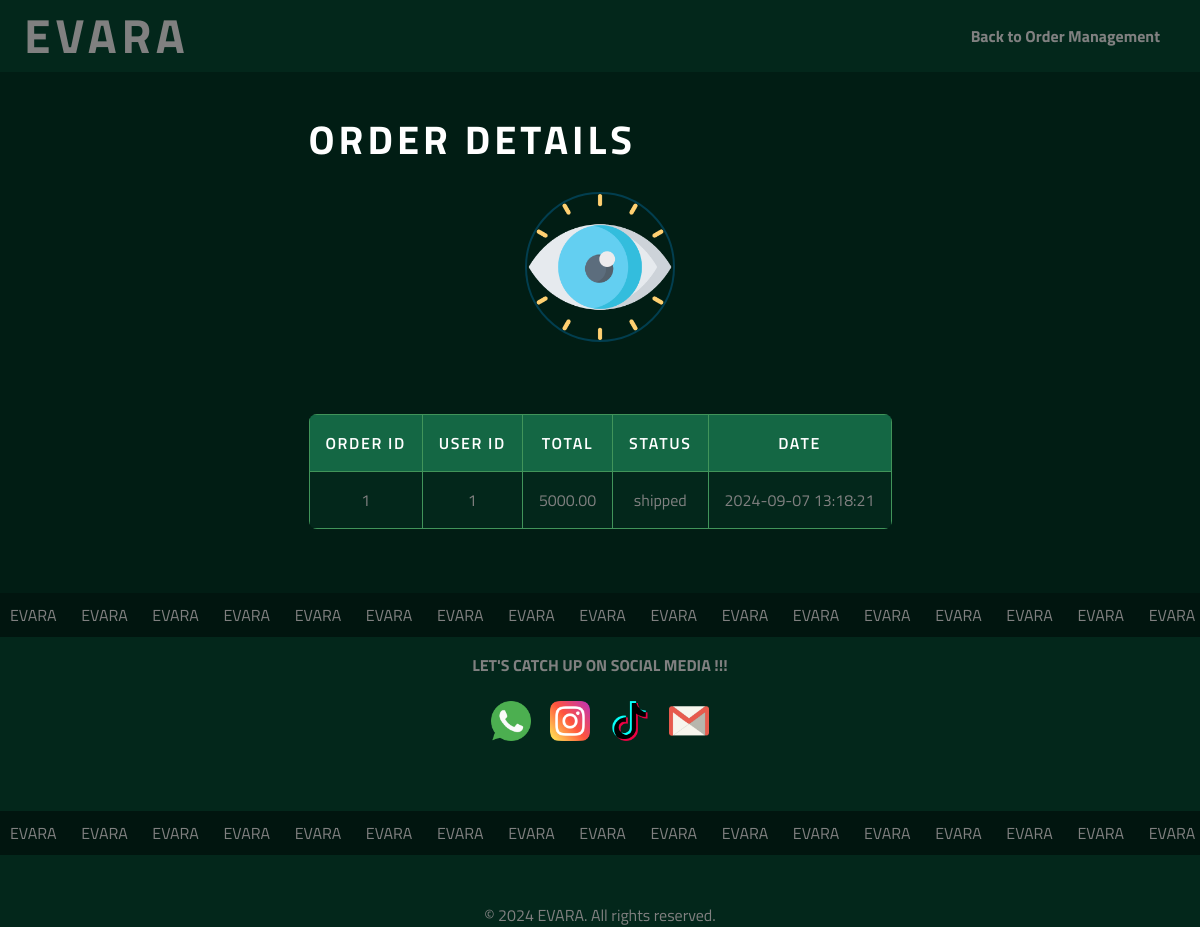
Screenshot of /view_order.php?id=1 with the database file from the repository.
### tables this page shows
CREATE TABLE `orders` (
  `order_id` int(11) NOT NULL,
  `user_id` int(11) NOT NULL,
  `total` decimal(10,2) NOT NULL,
  `status` enum('pending','completed','shipped','canceled') DEFAULT 'pending',
  `order_date` timestamp NOT NULL DEFAULT current_timestamp()
);

### view_order.php (the view, shortened to what this page needs)
<?php
$servername = "localhost";
$username = "root";
$password = "";
$database = "evara_db";
$conn = new mysqli($servername, $username, $password, $database);
if (isset($_GET['id'])) {
    $order_id = $_GET['id'];
    $query = "SELECT * FROM orders WHERE order_id = $order_id";
    $result = mysqli_query($conn, $query);
    $order = mysqli_fetch_assoc($result);
}
?>
<!DOCTYPE html>
<html lang="en">
<head>
    <link rel="stylesheet" href="CSS/admin.css">
    <link rel="stylesheet" href="CSS/style.css">
    <link rel="stylesheet" href="CSS/managePro.css">
</head>
<body>
    <header>
        <div class="logo"><b>EVARA</b></div>
        <nav>
            <ul>
                <li><a href="admin_order_management.php"><b>Back to Order Management</b></a></li>
            </ul>
        </nav>
    </header>
    <main>
    <section id="userManagment">
        <br><br><br><br>
    <h1>Order Details</h1><br>
        <div class="admin-image">
                    <img src="pics/visibility.png" alt="admin Image">
                </div>
                <br>
                <div class="table-container">
        <?php if ($order) { ?>
            <table class="admin-table">
            <thead>
                <tr>
                    <th>Order ID </th>
                    <th>User ID</th>
                    <th>Total</th>
                    <th>Status</th>
                    <th>Date</th>
                </tr>
            </thead>
            <tbody>
                <tr>
                    <td><?php echo $order['order_id']; ?></td>
                    <td><?php echo $order['user_id']; ?></td>
                    <td><?php echo $order['total']; ?></td>
                    <td> <?php echo $order['status']; ?></td>
                    <td><?php echo $order['order_date']; ?></td>
                </tr>
                <?php } else { ?>
                    <p>No order details found.</p>
                    <?php } ?>
            </tbody>
            </table>
        </div>
    </main>
<section class="marqueeBox ">
    <div class="marquee">
        EVARA   &nbsp;    &nbsp;  &nbsp; EVARA  &nbsp;   &nbsp; &nbsp; EVARA     &nbsp;  &nbsp;    &nbsp; EVARA  &nbsp; &nbsp;   &nbsp; EVARA     &nbsp;    &nbsp;  &nbsp; EVARA  &nbsp;   &nbsp; &nbsp;
        EVARA   &nbsp;    &nbsp;  &nbsp; EVARA  &nbsp;   &nbsp; &nbsp; EVARA     &nbsp;  &nbsp;    &nbsp; EVARA  &nbsp; &nbsp;   &nbsp; EVARA     &nbsp;    &nbsp;  &nbsp; EVARA  &nbsp;   &nbsp; &nbsp;
        EVARA   &nbsp;    &nbsp;  &nbsp; EVARA  &nbsp;   &nbsp; &nbsp; EVARA     &nbsp;  &nbsp;    &nbsp; EVARA  &nbsp; &nbsp;   &nbsp; EVARA     &nbsp;    &nbsp;  &nbsp; EVARA  &nbsp;   &nbsp; &nbsp;
        EVARA   &nbsp;    &nbsp;  &nbsp; EVARA  &nbsp;   &nbsp; &nbsp; EVARA     &nbsp;  &nbsp;    &nbsp; EVARA  &nbsp; &nbsp;   &nbsp; EVARA     &nbsp;    &nbsp;  &nbsp; EVARA  &nbsp;   &nbsp; &nbsp;
        EVARA   &nbsp;    &nbsp;  &nbsp; EVARA  &nbsp;   &nbsp; &nbsp; EVARA     &nbsp;  &nbsp;    &nbsp; EVARA  &nbsp; &nbsp;   &nbsp; EVARA     &nbsp;    &nbsp;  &nbsp; EVARA  &nbsp;   &nbsp; &nbsp;
        EVARA   &nbsp;    &nbsp;  &nbsp; EVARA  &nbsp;   &nbsp; &nbsp; EVARA     &nbsp;  &nbsp;    &nbsp; EVARA  &nbsp; &nbsp;   &nbsp; EVARA     &nbsp;    &nbsp;  &nbsp; EVARA  &nbsp;   &nbsp; &nbsp;
        EVARA   &nbsp;    &nbsp;  &nbsp; EVARA  &nbsp;   &nbsp; &nbsp; EVARA     &nbsp;  &nbsp;    &nbsp; EVARA  &nbsp; &nbsp;   &nbsp; EVARA     &nbsp;    &nbsp;  &nbsp; EVARA  &nbsp;   &nbsp; &nbsp;
        EVARA   &nbsp;    &nbsp;  &nbsp; EVARA  &nbsp;   &nbsp; &nbsp; EVARA     &nbsp;  &nbsp;    &nbsp; EVARA  &nbsp; &nbsp;   &nbsp; EVARA     &nbsp;    &nbsp;  &nbsp; EVARA  &nbsp;   &nbsp; &nbsp;
        EVARA   &nbsp;    &nbsp;  &nbsp; EVARA  &nbsp;   &nbsp; &nbsp; EVARA     &nbsp;  &nbsp;    &nbsp; EVARA  &nbsp; &nbsp;   &nbsp; EVARA     &nbsp;    &nbsp;  &nbsp; EVARA  &nbsp;   &nbsp; &nbsp;
        EVARA   &nbsp;    &nbsp;  &nbsp; EVARA  &nbsp;   &nbsp; &nbsp; EVARA     &nbsp;  &nbsp;    &nbsp; EVARA  &nbsp; &nbsp;   &nbsp; EVARA     &nbsp;    &nbsp;  &nbsp; EVARA  &nbsp;   &nbsp; &nbsp;
        EVARA   &nbsp;    &nbsp;  &nbsp; EVARA  &nbsp;   &nbsp; &nbsp; EVARA     &nbsp;  &nbsp;    &nbsp; EVARA  &nbsp; &nbsp;   &nbsp; EVARA     &nbsp;    &nbsp;  &nbsp; EVARA  &nbsp;   &nbsp; &nbsp;
        EVARA   &nbsp;    &nbsp;  &nbsp; EVARA  &nbsp;   &nbsp; &nbsp; EVARA     &nbsp;  &nbsp;    &nbsp; EVARA  &nbsp; &nbsp;   &nbsp; EVARA     &nbsp;    &nbsp;  &nbsp; EVARA  &nbsp;   &nbsp; &nbsp;
    </div>
</section>
<footer>
    <section class="homeMedia">
        <div class="social">
            <h4>LET'S CATCH UP ON SOCIAL MEDIA !!!</h4>
            <br>
            <a href="https://wa.me/0740665317" target="_blank"><img src="pics/whtsapp.png" alt="WhatsApp"></a>
            <a href="https://www.instagram.com/" target="_blank"><img src="pics/insta.png" alt="Instagram"></a>
            <a href="https://www.tiktok.com/" target="_blank"><img src="pics/tiktok.png" alt="TikTok"></a>
            <a href="mailto:contactus@gmail.com" target="_blank"><img src="pics/mail.png" alt="Email"></a>
        </div>
    </section>
    <br>
    <br>
    <section class="marqueeBox">
        <div class="marquee">
            EVARA   &nbsp;    &nbsp;  &nbsp; EVARA  &nbsp;   &nbsp; &nbsp; EVARA     &nbsp;  &nbsp;    &nbsp; EVARA  &nbsp; &nbsp;   &nbsp; EVARA     &nbsp;    &nbsp;  &nbsp; EVARA  &nbsp;   &nbsp; &nbsp;
            EVARA   &nbsp;    &nbsp;  &nbsp; EVARA  &nbsp;   &nbsp; &nbsp; EVARA     &nbsp;  &nbsp;    &nbsp; EVARA  &nbsp; &nbsp;   &nbsp; EVARA     &nbsp;    &nbsp;  &nbsp; EVARA  &nbsp;   &nbsp; &nbsp;
            EVARA   &nbsp;    &nbsp;  &nbsp; EVARA  &nbsp;   &nbsp; &nbsp; EVARA     &nbsp;  &nbsp;    &nbsp; EVARA  &nbsp; &nbsp;   &nbsp; EVARA     &nbsp;    &nbsp;  &nbsp; EVARA  &nbsp;   &nbsp; &nbsp;
            EVARA   &nbsp;    &nbsp;  &nbsp; EVARA  &nbsp;   &nbsp; &nbsp; EVARA     &nbsp;  &nbsp;    &nbsp; EVARA  &nbsp; &nbsp;   &nbsp; EVARA     &nbsp;    &nbsp;  &nbsp; EVARA  &nbsp;   &nbsp; &nbsp;
            EVARA   &nbsp;    &nbsp;  &nbsp; EVARA  &nbsp;   &nbsp; &nbsp; EVARA     &nbsp;  &nbsp;    &nbsp; EVARA  &nbsp; &nbsp;   &nbsp; EVARA     &nbsp;    &nbsp;  &nbsp; EVARA  &nbsp;   &nbsp; &nbsp;
            EVARA   &nbsp;    &nbsp;  &nbsp; EVARA  &nbsp;   &nbsp; &nbsp; EVARA     &nbsp;  &nbsp;    &nbsp; EVARA  &nbsp; &nbsp;   &nbsp; EVARA     &nbsp;    &nbsp;  &nbsp; EVARA  &nbsp;   &nbsp; &nbsp;
            EVARA   &nbsp;    &nbsp;  &nbsp; EVARA  &nbsp;   &nbsp; &nbsp; EVARA     &nbsp;  &nbsp;    &nbsp; EVARA  &nbsp; &nbsp;   &nbsp; EVARA     &nbsp;    &nbsp;  &nbsp; EVARA  &nbsp;   &nbsp; &nbsp;
            EVARA   &nbsp;    &nbsp;  &nbsp; EVARA  &nbsp;   &nbsp; &nbsp; EVARA     &nbsp;  &nbsp;    &nbsp; EVARA  &nbsp; &nbsp;   &nbsp; EVARA     &nbsp;    &nbsp;  &nbsp; EVARA  &nbsp;   &nbsp; &nbsp;
            EVARA   &nbsp;    &nbsp;  &nbsp; EVARA  &nbsp;   &nbsp; &nbsp; EVARA     &nbsp;  &nbsp;    &nbsp; EVARA  &nbsp; &nbsp;   &nbsp; EVARA     &nbsp;    &nbsp;  &nbsp; EVARA  &nbsp;   &nbsp; &nbsp;
            EVARA   &nbsp;    &nbsp;  &nbsp; EVARA  &nbsp;   &nbsp; &nbsp; EVARA     &nbsp;  &nbsp;    &nbsp; EVARA  &nbsp; &nbsp;   &nbsp; EVARA     &nbsp;    &nbsp;  &nbsp; EVARA  &nbsp;   &nbsp; &nbsp;
            EVARA   &nbsp;    &nbsp;  &nbsp; EVARA  &nbsp;   &nbsp; &nbsp; EVARA     &nbsp;  &nbsp;    &nbsp; EVARA  &nbsp; &nbsp;   &nbsp; EVARA     &nbsp;    &nbsp;  &nbsp; EVARA  &nbsp;   &nbsp; &nbsp;
            EVARA   &nbsp;    &nbsp;  &nbsp; EVARA  &nbsp;   &nbsp; &nbsp; EVARA     &nbsp;  &nbsp;    &nbsp; EVARA  &nbsp; &nbsp;   &nbsp; EVARA     &nbsp;    &nbsp;  &nbsp; EVARA  &nbsp;   &nbsp; &nbsp;
        </div>
    </section>
    <br>
    <br>
    <p>&copy; 2024 EVARA. All rights reserved.</p>
</footer>
</body>
</html>

### CSS/admin.css (style rules this page uses)
body { font-family: 'Titillium Web', sans-serif; background-color: #011d14; color: #808080; margin: 0; padding: 0; }
header { background-color: #03271b; color: #fff; padding: 1rem; text-align: center; }
header .logo { font-size: 2rem; font-weight: 600; letter-spacing: 0.1em; }
main { padding: 2rem; display: flex; justify-content: center; align-items: center; flex-direction: column; }
#userManagment h1 { color: #fff; font-size: 2.5rem; margin-bottom: 1rem; text-transform: uppercase; letter-spacing: 0.1em; }
.admin-image { display: flex; justify-content: center; margin-bottom: 1rem; }
.admin-image img { width: 150px; height: auto; border-radius: 50%; border: 2px solid #023e4f; }
.table-container { width: 100%; max-width: 2000px; margin: 2rem auto; overflow-x: auto; }
.admin-table { width: 100%; border-collapse: collapse; font-size: 1rem; text-align: center; background-color: #03271b; border-radius: 8px; overflow: hidden; }
.admin-table th, .admin-table td { padding: 1rem; border: 1px solid #41945a; }
.admin-table th { background-color: #146744; color: #fff; font-weight: 600; text-transform: uppercase; letter-spacing: 0.1em; }
.admin-table td { color: #808080; transition: background-color 0.3s ease; }

### CSS/style.css (style rules this page uses)
* { box-sizing: border-box; margin: 0; padding: 0; }
body { background-color: #011d14; line-height: 24px; font-size: 16px; font-weight: 400; visibility: visible; font-family: "Titillium Web", sans-serif; color: #808080; margin: 0; padding: 0; }
header { background-color: #03271b; color: #808080; padding: 1.5rem; display: flex; justify-content: space-between; align-items: center; position: fixed; background-attachment: fixed; backdrop-filter: blur(10px); width: 100%; z-index: 100; }
header .logo { font-size: 3rem; }
header nav ul { list-style: none; display: flex; margin: 0; padding: 0; }
header nav ul li { margin-left: 1rem; }
header nav ul li a { color: #808080; text-decoration: none; padding: 1rem; font-size: 1rem; transition: color 0.3s ease; }
.marqueeBox { overflow: hidden; white-space: nowrap; background-color: #01150f; color:#808080; padding: 10px 10px ; }
.marquee { display: inline-block; white-space: nowrap; animation: marquee 90s linear infinite; width: 100%; }
footer { background-color: #03271b; color: #808080; text-align: center; position: relative; bottom: 0; width: 100%; }
.homeMedia { display: flex; align-items: center; max-width: 800px; margin: 0 auto; padding: 1rem; justify-content: center; }
.homeMedia .social img, .homeMedia .contact img { width: 40px; height: 40px; margin: 0 0.5rem; justify-content: space-between; }

### rows the page displays
orders: order_id "1", user "1", total "5000.00", status "shipped", order_date "2024-09-07 13:18:21"
